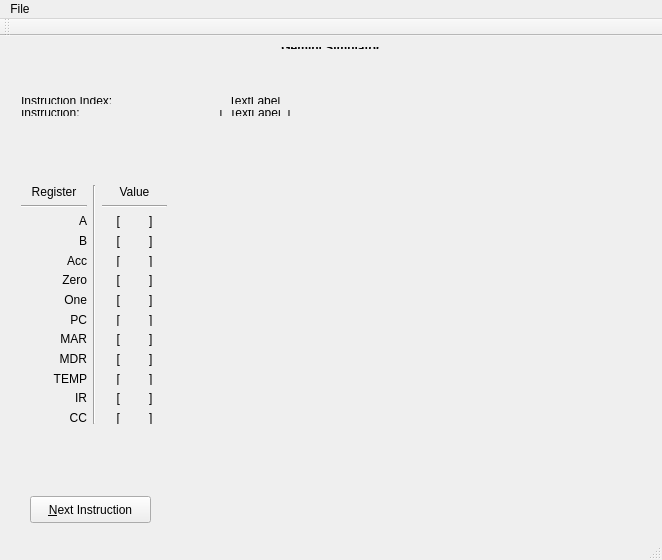
<?xml version="1.0" encoding="UTF-8"?>
<ui version="4.0">
 <class>gemini</class>
 <widget class="QMainWindow" name="gemini">
  <property name="geometry">
   <rect>
    <x>0</x>
    <y>0</y>
    <width>662</width>
    <height>560</height>
   </rect>
  </property>
  <property name="minimumSize">
   <size>
    <width>484</width>
    <height>375</height>
   </size>
  </property>
  <property name="maximumSize">
   <size>
    <width>16777215</width>
    <height>16777215</height>
   </size>
  </property>
  <property name="windowTitle">
   <string>gemini</string>
  </property>
  <property name="animated">
   <bool>true</bool>
  </property>
  <widget class="QWidget" name="centralWidget">
   <property name="minimumSize">
    <size>
     <width>0</width>
     <height>383</height>
    </size>
   </property>
   <property name="layoutDirection">
    <enum>Qt::LeftToRight</enum>
   </property>
   <widget class="QWidget" name="verticalLayoutWidget">
    <property name="geometry">
     <rect>
      <x>0</x>
      <y>0</y>
      <width>661</width>
      <height>24</height>
     </rect>
    </property>
    <layout class="QVBoxLayout" name="verticalLayout">
     <property name="sizeConstraint">
      <enum>QLayout::SetNoConstraint</enum>
     </property>
     <item>
      <layout class="QHBoxLayout" name="horizontalLayout_2">
       <item>
        <spacer name="verticalSpacer_2">
         <property name="orientation">
          <enum>Qt::Vertical</enum>
         </property>
         <property name="sizeHint" stdset="0">
          <size>
           <width>20</width>
           <height>40</height>
          </size>
         </property>
        </spacer>
       </item>
       <item>
        <spacer name="horizontalSpacer">
         <property name="orientation">
          <enum>Qt::Horizontal</enum>
         </property>
         <property name="sizeHint" stdset="0">
          <size>
           <width>40</width>
           <height>20</height>
          </size>
         </property>
        </spacer>
       </item>
       <item>
        <widget class="QLabel" name="label">
         <property name="font">
          <font>
           <weight>75</weight>
           <bold>true</bold>
           <underline>true</underline>
          </font>
         </property>
         <property name="layoutDirection">
          <enum>Qt::LeftToRight</enum>
         </property>
         <property name="text">
          <string>Gemini Simulator</string>
         </property>
         <property name="scaledContents">
          <bool>false</bool>
         </property>
         <property name="alignment">
          <set>Qt::AlignCenter</set>
         </property>
        </widget>
       </item>
       <item>
        <spacer name="horizontalSpacer_2">
         <property name="orientation">
          <enum>Qt::Horizontal</enum>
         </property>
         <property name="sizeHint" stdset="0">
          <size>
           <width>40</width>
           <height>20</height>
          </size>
         </property>
        </spacer>
       </item>
       <item>
        <spacer name="verticalSpacer_3">
         <property name="orientation">
          <enum>Qt::Vertical</enum>
         </property>
         <property name="sizeHint" stdset="0">
          <size>
           <width>20</width>
           <height>40</height>
          </size>
         </property>
        </spacer>
       </item>
      </layout>
     </item>
    </layout>
   </widget>
   <widget class="QPushButton" name="pushButton">
    <property name="geometry">
     <rect>
      <x>30</x>
      <y>460</y>
      <width>121</width>
      <height>27</height>
     </rect>
    </property>
    <property name="text">
     <string>&amp;Next Instruction</string>
    </property>
   </widget>
   <widget class="QWidget" name="horizontalLayoutWidget_3">
    <property name="geometry">
     <rect>
      <x>10</x>
      <y>138</y>
      <width>168</width>
      <height>261</height>
     </rect>
    </property>
    <layout class="QHBoxLayout" name="horizontalLayout_4">
     <item>
      <layout class="QVBoxLayout" name="verticalLayout_7">
       <item>
        <widget class="QLabel" name="label_25">
         <property name="text">
          <string>Register</string>
         </property>
         <property name="alignment">
          <set>Qt::AlignCenter</set>
         </property>
        </widget>
       </item>
       <item>
        <widget class="Line" name="line_2">
         <property name="orientation">
          <enum>Qt::Horizontal</enum>
         </property>
        </widget>
       </item>
       <item>
        <layout class="QHBoxLayout" name="horizontalLayout">
         <item>
          <layout class="QVBoxLayout" name="verticalLayout_2">
           <item>
            <widget class="QLabel" name="label_6">
             <property name="text">
              <string>A</string>
             </property>
             <property name="alignment">
              <set>Qt::AlignRight|Qt::AlignTrailing|Qt::AlignVCenter</set>
             </property>
            </widget>
           </item>
           <item>
            <widget class="QLabel" name="label_13">
             <property name="text">
              <string>B</string>
             </property>
             <property name="alignment">
              <set>Qt::AlignRight|Qt::AlignTrailing|Qt::AlignVCenter</set>
             </property>
            </widget>
           </item>
           <item>
            <widget class="QLabel" name="label_7">
             <property name="text">
              <string>Acc</string>
             </property>
             <property name="alignment">
              <set>Qt::AlignRight|Qt::AlignTrailing|Qt::AlignVCenter</set>
             </property>
            </widget>
           </item>
           <item>
            <widget class="QLabel" name="label_9">
             <property name="text">
              <string>Zero</string>
             </property>
             <property name="alignment">
              <set>Qt::AlignRight|Qt::AlignTrailing|Qt::AlignVCenter</set>
             </property>
            </widget>
           </item>
           <item>
            <widget class="QLabel" name="label_8">
             <property name="text">
              <string>One</string>
             </property>
             <property name="alignment">
              <set>Qt::AlignRight|Qt::AlignTrailing|Qt::AlignVCenter</set>
             </property>
            </widget>
           </item>
           <item>
            <widget class="QLabel" name="label_4">
             <property name="text">
              <string>PC</string>
             </property>
             <property name="alignment">
              <set>Qt::AlignRight|Qt::AlignTrailing|Qt::AlignVCenter</set>
             </property>
            </widget>
           </item>
           <item>
            <widget class="QLabel" name="label_11">
             <property name="text">
              <string>MAR</string>
             </property>
             <property name="alignment">
              <set>Qt::AlignRight|Qt::AlignTrailing|Qt::AlignVCenter</set>
             </property>
            </widget>
           </item>
           <item>
            <widget class="QLabel" name="label_10">
             <property name="text">
              <string>MDR</string>
             </property>
             <property name="alignment">
              <set>Qt::AlignRight|Qt::AlignTrailing|Qt::AlignVCenter</set>
             </property>
            </widget>
           </item>
           <item>
            <widget class="QLabel" name="label_5">
             <property name="text">
              <string>TEMP</string>
             </property>
             <property name="alignment">
              <set>Qt::AlignRight|Qt::AlignTrailing|Qt::AlignVCenter</set>
             </property>
            </widget>
           </item>
           <item>
            <widget class="QLabel" name="label_3">
             <property name="text">
              <string>IR</string>
             </property>
             <property name="alignment">
              <set>Qt::AlignRight|Qt::AlignTrailing|Qt::AlignVCenter</set>
             </property>
            </widget>
           </item>
           <item>
            <widget class="QLabel" name="label_12">
             <property name="text">
              <string>CC</string>
             </property>
             <property name="alignment">
              <set>Qt::AlignRight|Qt::AlignTrailing|Qt::AlignVCenter</set>
             </property>
            </widget>
           </item>
          </layout>
         </item>
        </layout>
       </item>
      </layout>
     </item>
     <item>
      <widget class="Line" name="line_3">
       <property name="orientation">
        <enum>Qt::Vertical</enum>
       </property>
      </widget>
     </item>
     <item>
      <layout class="QVBoxLayout" name="verticalLayout_3">
       <item>
        <widget class="QLabel" name="label_2">
         <property name="text">
          <string>Value</string>
         </property>
         <property name="alignment">
          <set>Qt::AlignCenter</set>
         </property>
        </widget>
       </item>
       <item>
        <widget class="Line" name="line">
         <property name="orientation">
          <enum>Qt::Horizontal</enum>
         </property>
        </widget>
       </item>
       <item>
        <layout class="QHBoxLayout" name="horizontalLayout_3">
         <item>
          <layout class="QVBoxLayout" name="verticalLayout_5">
           <item>
            <widget class="QLabel" name="label_48">
             <property name="text">
              <string>[</string>
             </property>
             <property name="alignment">
              <set>Qt::AlignRight|Qt::AlignTrailing|Qt::AlignVCenter</set>
             </property>
            </widget>
           </item>
           <item>
            <widget class="QLabel" name="label_26">
             <property name="text">
              <string>[</string>
             </property>
             <property name="alignment">
              <set>Qt::AlignRight|Qt::AlignTrailing|Qt::AlignVCenter</set>
             </property>
            </widget>
           </item>
           <item>
            <widget class="QLabel" name="label_27">
             <property name="text">
              <string>[</string>
             </property>
             <property name="alignment">
              <set>Qt::AlignRight|Qt::AlignTrailing|Qt::AlignVCenter</set>
             </property>
            </widget>
           </item>
           <item>
            <widget class="QLabel" name="label_28">
             <property name="text">
              <string>[</string>
             </property>
             <property name="alignment">
              <set>Qt::AlignRight|Qt::AlignTrailing|Qt::AlignVCenter</set>
             </property>
            </widget>
           </item>
           <item>
            <widget class="QLabel" name="label_29">
             <property name="text">
              <string>[</string>
             </property>
             <property name="alignment">
              <set>Qt::AlignRight|Qt::AlignTrailing|Qt::AlignVCenter</set>
             </property>
            </widget>
           </item>
           <item>
            <widget class="QLabel" name="label_30">
             <property name="text">
              <string>[</string>
             </property>
             <property name="alignment">
              <set>Qt::AlignRight|Qt::AlignTrailing|Qt::AlignVCenter</set>
             </property>
            </widget>
           </item>
           <item>
            <widget class="QLabel" name="label_31">
             <property name="text">
              <string>[</string>
             </property>
             <property name="alignment">
              <set>Qt::AlignRight|Qt::AlignTrailing|Qt::AlignVCenter</set>
             </property>
            </widget>
           </item>
           <item>
            <widget class="QLabel" name="label_32">
             <property name="text">
              <string>[</string>
             </property>
             <property name="alignment">
              <set>Qt::AlignRight|Qt::AlignTrailing|Qt::AlignVCenter</set>
             </property>
            </widget>
           </item>
           <item>
            <widget class="QLabel" name="label_33">
             <property name="text">
              <string>[</string>
             </property>
             <property name="alignment">
              <set>Qt::AlignRight|Qt::AlignTrailing|Qt::AlignVCenter</set>
             </property>
            </widget>
           </item>
           <item>
            <widget class="QLabel" name="label_34">
             <property name="text">
              <string>[</string>
             </property>
             <property name="alignment">
              <set>Qt::AlignRight|Qt::AlignTrailing|Qt::AlignVCenter</set>
             </property>
            </widget>
           </item>
           <item>
            <widget class="QLabel" name="label_35">
             <property name="text">
              <string>[</string>
             </property>
             <property name="alignment">
              <set>Qt::AlignRight|Qt::AlignTrailing|Qt::AlignVCenter</set>
             </property>
            </widget>
           </item>
          </layout>
         </item>
         <item>
          <layout class="QVBoxLayout" name="reg_label_values">
           <item>
            <widget class="QLabel" name="reg_A">
             <property name="text">
              <string/>
             </property>
            </widget>
           </item>
           <item>
            <widget class="QLabel" name="reg_B">
             <property name="text">
              <string/>
             </property>
            </widget>
           </item>
           <item>
            <widget class="QLabel" name="reg_Acc">
             <property name="text">
              <string/>
             </property>
            </widget>
           </item>
           <item>
            <widget class="QLabel" name="reg_Zero">
             <property name="text">
              <string/>
             </property>
            </widget>
           </item>
           <item>
            <widget class="QLabel" name="reg_One">
             <property name="text">
              <string/>
             </property>
            </widget>
           </item>
           <item>
            <widget class="QLabel" name="reg_PC">
             <property name="text">
              <string/>
             </property>
            </widget>
           </item>
           <item>
            <widget class="QLabel" name="reg_MAR">
             <property name="text">
              <string/>
             </property>
            </widget>
           </item>
           <item>
            <widget class="QLabel" name="reg_MDR">
             <property name="text">
              <string/>
             </property>
            </widget>
           </item>
           <item>
            <widget class="QLabel" name="reg_TEMP">
             <property name="text">
              <string/>
             </property>
            </widget>
           </item>
           <item>
            <widget class="QLabel" name="reg_IR">
             <property name="text">
              <string/>
             </property>
            </widget>
           </item>
           <item>
            <widget class="QLabel" name="reg_CC">
             <property name="text">
              <string/>
             </property>
            </widget>
           </item>
          </layout>
         </item>
         <item>
          <layout class="QVBoxLayout" name="verticalLayout_4">
           <item>
            <widget class="QLabel" name="label_15">
             <property name="text">
              <string>]</string>
             </property>
            </widget>
           </item>
           <item>
            <widget class="QLabel" name="label_14">
             <property name="text">
              <string>]</string>
             </property>
            </widget>
           </item>
           <item>
            <widget class="QLabel" name="label_16">
             <property name="text">
              <string>]</string>
             </property>
            </widget>
           </item>
           <item>
            <widget class="QLabel" name="label_17">
             <property name="text">
              <string>]</string>
             </property>
            </widget>
           </item>
           <item>
            <widget class="QLabel" name="label_18">
             <property name="text">
              <string>]</string>
             </property>
            </widget>
           </item>
           <item>
            <widget class="QLabel" name="label_19">
             <property name="text">
              <string>]</string>
             </property>
            </widget>
           </item>
           <item>
            <widget class="QLabel" name="label_20">
             <property name="text">
              <string>]</string>
             </property>
            </widget>
           </item>
           <item>
            <widget class="QLabel" name="label_21">
             <property name="text">
              <string>]</string>
             </property>
            </widget>
           </item>
           <item>
            <widget class="QLabel" name="label_22">
             <property name="text">
              <string>]</string>
             </property>
            </widget>
           </item>
           <item>
            <widget class="QLabel" name="label_23">
             <property name="text">
              <string>]</string>
             </property>
            </widget>
           </item>
           <item>
            <widget class="QLabel" name="label_24">
             <property name="text">
              <string>]</string>
             </property>
            </widget>
           </item>
          </layout>
         </item>
        </layout>
       </item>
      </layout>
     </item>
    </layout>
   </widget>
   <widget class="QWidget" name="horizontalLayoutWidget_5">
    <property name="geometry">
     <rect>
      <x>10</x>
      <y>50</y>
      <width>331</width>
      <height>41</height>
     </rect>
    </property>
    <layout class="QHBoxLayout" name="horizontalLayout_6">
     <item>
      <layout class="QVBoxLayout" name="verticalLayout_6">
       <item>
        <widget class="QLabel" name="label_36">
         <property name="text">
          <string>Instruction Index:</string>
         </property>
        </widget>
       </item>
       <item>
        <widget class="QLabel" name="label_38">
         <property name="text">
          <string>Instruction:</string>
         </property>
        </widget>
       </item>
      </layout>
     </item>
     <item>
      <layout class="QVBoxLayout" name="verticalLayout_8">
       <item>
        <widget class="QLabel" name="inst_label_index">
         <property name="text">
          <string>TextLabel</string>
         </property>
         <property name="alignment">
          <set>Qt::AlignCenter</set>
         </property>
        </widget>
       </item>
       <item>
        <layout class="QHBoxLayout" name="horizontalLayout_5">
         <item>
          <widget class="QLabel" name="label_39">
           <property name="text">
            <string>[</string>
           </property>
           <property name="alignment">
            <set>Qt::AlignRight|Qt::AlignTrailing|Qt::AlignVCenter</set>
           </property>
          </widget>
         </item>
         <item>
          <widget class="QLabel" name="inst_label_value">
           <property name="midLineWidth">
            <number>0</number>
           </property>
           <property name="text">
            <string>TextLabel</string>
           </property>
           <property name="alignment">
            <set>Qt::AlignCenter</set>
           </property>
          </widget>
         </item>
         <item>
          <widget class="QLabel" name="label_40">
           <property name="text">
            <string>]</string>
           </property>
          </widget>
         </item>
        </layout>
       </item>
      </layout>
     </item>
    </layout>
   </widget>
   <zorder>verticalLayoutWidget</zorder>
   <zorder>pushButton</zorder>
   <zorder>label_13</zorder>
   <zorder>horizontalLayoutWidget_3</zorder>
   <zorder>horizontalLayoutWidget_5</zorder>
  </widget>
  <widget class="QToolBar" name="mainToolBar">
   <attribute name="toolBarArea">
    <enum>TopToolBarArea</enum>
   </attribute>
   <attribute name="toolBarBreak">
    <bool>false</bool>
   </attribute>
  </widget>
  <widget class="QStatusBar" name="statusBar"/>
  <widget class="QMenuBar" name="menuBar">
   <property name="geometry">
    <rect>
     <x>0</x>
     <y>0</y>
     <width>662</width>
     <height>23</height>
    </rect>
   </property>
   <widget class="QMenu" name="menuFile">
    <property name="title">
     <string>File</string>
    </property>
    <addaction name="actionLoad"/>
    <addaction name="actionQuit"/>
   </widget>
   <addaction name="menuFile"/>
  </widget>
  <action name="actionLoad">
   <property name="text">
    <string>Load</string>
   </property>
  </action>
  <action name="actionQuit">
   <property name="text">
    <string>Quit</string>
   </property>
   <property name="shortcut">
    <string>Esc</string>
   </property>
  </action>
 </widget>
 <layoutdefault spacing="6" margin="11"/>
 <resources/>
 <connections/>
</ui>
